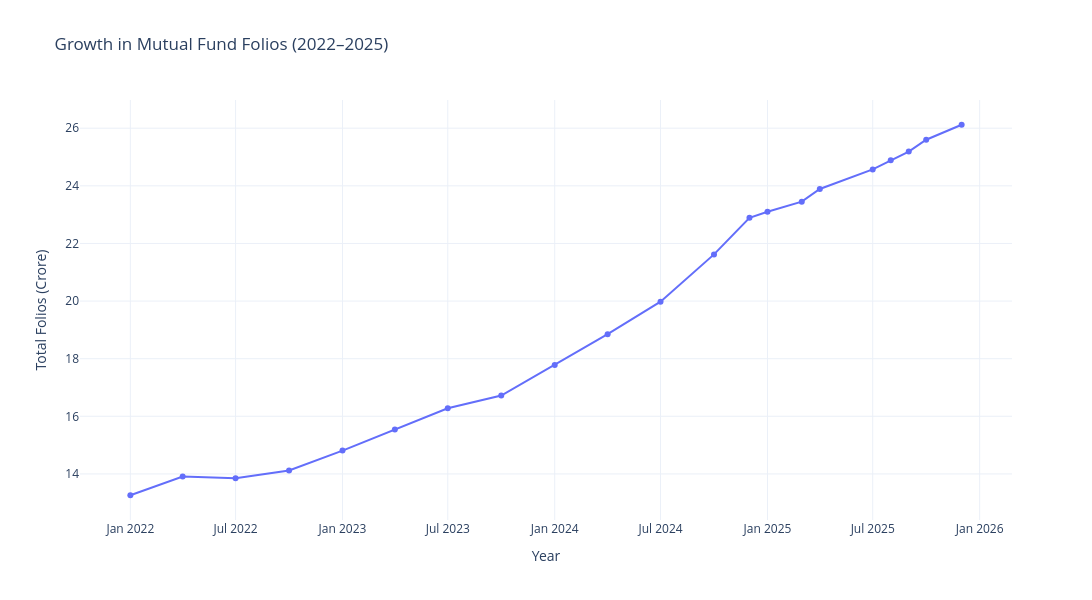

The notebook cell this image was saved under:
### Code cell
fig = px.line(
    folio,
    x="month",
    y="total_folios_crore",
    markers=True,
    title="Growth in Mutual Fund Folios (2022–2025)",
    template="plotly_white"
)

fig.update_layout(
    xaxis_title="Year",
    yaxis_title="Total Folios (Crore)",
    width=1200,
    height=600
)

fig.show()

### Figure 1 — Plotly figure (JSON) as saved in the notebook; plotly's stock layout.template omitted (floating-point values rounded to 4 significant figures)
{"data": [{"hovertemplate": "month=%{x}<br>total_folios_crore=%{y}<extra></extra>", "legendgroup": "", "line": {"color": "#636efa", "dash": "solid"}, "marker": {"symbol": "circle"}, "mode": "lines+markers", "name": "", "orientation": "v", "showlegend": false, "type": "scatter", "x": ["2022-01-01T00:00:00.000000", "2022-04-01T00:00:00.000000", "2022-07-01T00:00:00.000000", "2022-10-01T00:00:00.000000", "2023-01-01T00:00:00.000000", "2023-04-01T00:00:00.000000", "2023-07-01T00:00:00.000000", "2023-10-01T00:00:00.000000", "2024-01-01T00:00:00.000000", "2024-04-01T00:00:00.000000", "2024-07-01T00:00:00.000000", "2024-10-01T00:00:00.000000", "2024-12-01T00:00:00.000000", "2025-01-01T00:00:00.000000", "2025-03-01T00:00:00.000000", "2025-04-01T00:00:00.000000", "2025-07-01T00:00:00.000000", "2025-08-01T00:00:00.000000", "2025-09-01T00:00:00.000000", "2025-10-01T00:00:00.000000", "2025-12-01T00:00:00.000000"], "xaxis": "x", "y": [13.26, 13.91, 13.85, 14.12, 14.81, 15.54, 16.28, 16.72, 17.78, 18.85, 19.98, 21.62, 22.89, 23.1, 23.45, 23.89, 24.57, 24.89, 25.19, 25.6, 26.12], "yaxis": "y"}], "layout": {"height": 600, "legend": {"tracegroupgap": 0}, "title": {"text": "Growth in Mutual Fund Folios (2022–2025)"}, "width": 1200, "xaxis": {"anchor": "y", "domain": [0, 1], "title": {"text": "Year"}}, "yaxis": {"anchor": "x", "domain": [0, 1], "title": {"text": "Total Folios (Crore)"}}}}
